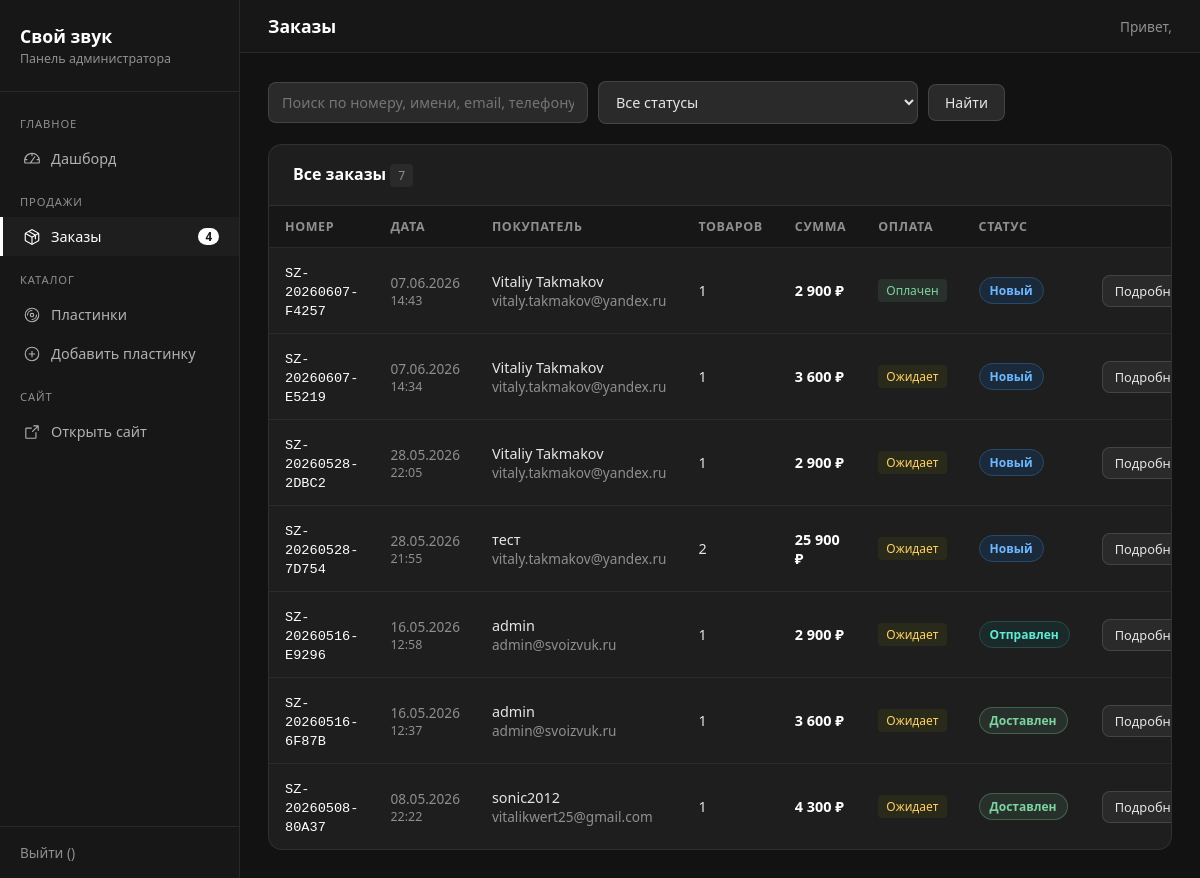
Before: /admin/orders/index.php (signed in) with the older database file.
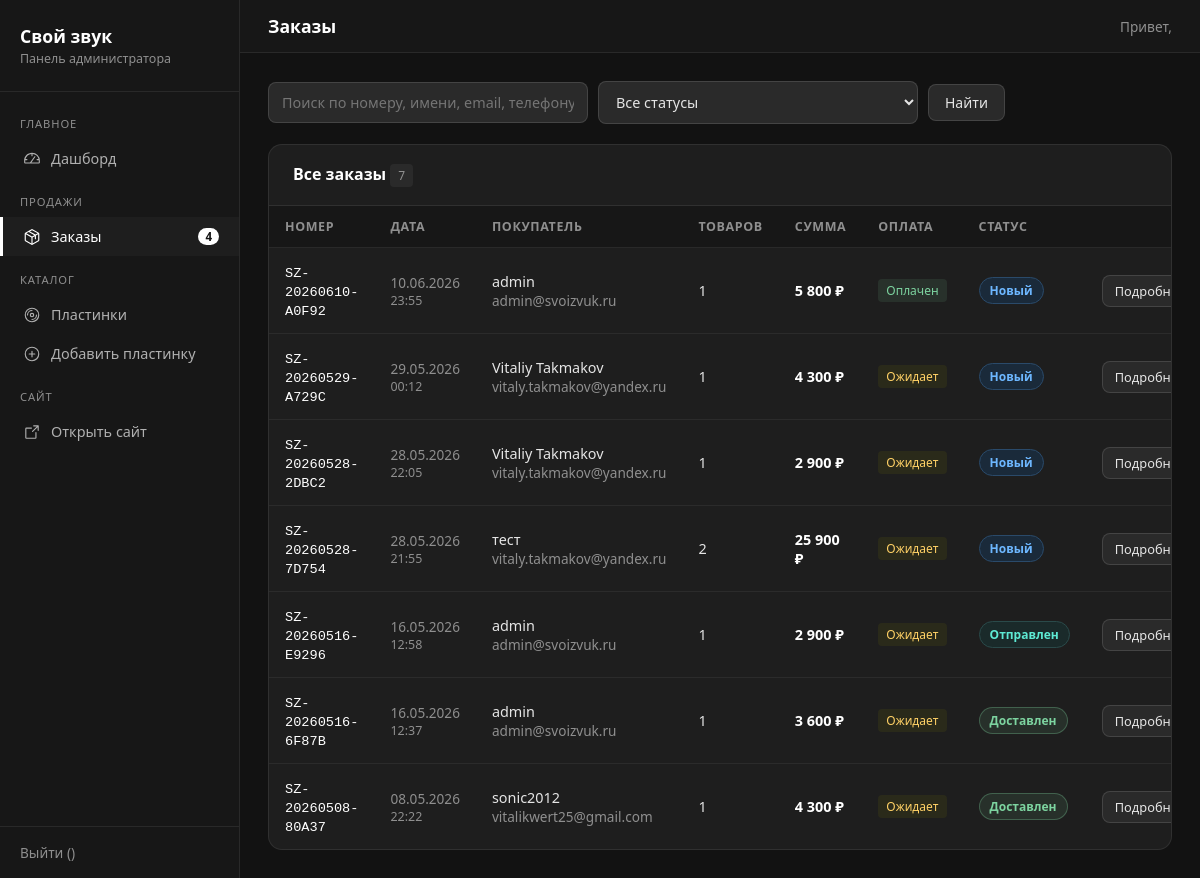
After: the same page with the newer database file.
### tables this page shows
CREATE TABLE `orders` (
  `order_id` int NOT NULL AUTO_INCREMENT,
  `order_number` varchar(40) NOT NULL,
  `user_id` int DEFAULT NULL,
  `customer_name` varchar(150) NOT NULL,
  `customer_email` varchar(255) NOT NULL,
  `customer_phone` varchar(40) NOT NULL,
  `delivery_method` enum('courier','post','pickup') NOT NULL DEFAULT 'courier',
  `delivery_city` varchar(150) DEFAULT NULL,
  `delivery_zip` varchar(20) DEFAULT NULL,
  `delivery_address` varchar(500) DEFAULT NULL,
  `delivery_cost` decimal(10,2) NOT NULL DEFAULT '0.00',
  `comment` text,
  `payment_method` enum('card','sbp','cash') NOT NULL DEFAULT 'card',
  `payment_card_last4` varchar(4) DEFAULT NULL,
  `payment_status` enum('pending','paid','failed') NOT NULL DEFAULT 'pending',
  `subtotal` decimal(10,2) NOT NULL DEFAULT '0.00',
  `total` decimal(10,2) NOT NULL DEFAULT '0.00',
  `status` enum('new','processing','shipped','delivered','cancelled') NOT NULL DEFAULT 'new',
  `created_at` datetime NOT NULL DEFAULT CURRENT_TIMESTAMP,
  `updated_at` datetime NOT NULL DEFAULT CURRENT_TIMESTAMP ON UPDATE CURRENT_TIMESTAMP,
  PRIMARY KEY (`order_id`),
  UNIQUE KEY `order_number` (`order_number`),
  KEY `idx_orders_status` (`status`),
  KEY `idx_orders_created` (`created_at`),
  KEY `idx_orders_user` (`user_id`)
);

### admin/orders/index.php (the view, shortened to what this page needs)
<?php
$link = get_db();
$search       = trim($_GET['q']      ?? '');
$per_page = 20;
$page_num = max(1, (int)($_GET['page'] ?? 1));
$offset   = ($page_num - 1) * $per_page;
$conditions = [];
$params     = [];
$types      = '';
$where_sql = $conditions ? 'WHERE ' . implode(' AND ', $conditions) : '';
$count_sql = "SELECT COUNT(*) AS cnt FROM orders o $where_sql";
$count_stmt = mysqli_prepare($link, $count_sql);
mysqli_stmt_execute($count_stmt);
$total_rows  = (int)mysqli_fetch_assoc(mysqli_stmt_get_result($count_stmt))['cnt'];
$list_sql = "SELECT o.*, (SELECT COUNT(*) FROM order_items i WHERE i.order_id = o.order_id) AS items_count
             FROM orders o $where_sql
             ORDER BY o.created_at DESC
             LIMIT ? OFFSET ?";
$list_stmt = mysqli_prepare($link, $list_sql);
$list_params = $params;
$list_types  = $types . 'ii';
$list_params[] = $per_page;
$list_params[] = $offset;
mysqli_stmt_bind_param($list_stmt, $list_types, ...$list_params);
mysqli_stmt_execute($list_stmt);
$orders = mysqli_fetch_all(mysqli_stmt_get_result($list_stmt), MYSQLI_ASSOC);
$status_labels = [
    'new'        => 'Новый',
    'processing' => 'В обработке',
    'shipped'    => 'Отправлен',
    'delivered'  => 'Доставлен',
    'cancelled'  => 'Отменён',
];
$payment_labels = [
    'pending' => 'Ожидает',
    'paid'    => 'Оплачен',
    'failed'  => 'Ошибка',
];
require_once __DIR__ . '/../includes/header.php';
?>
<form method="GET" class="search-bar">
    <input type="text" name="q" placeholder="Поиск по номеру, имени, email, телефону..."
           value="<?= htmlspecialchars($search) ?>">
    <select name="status">
        <option value="">Все статусы</option>
    </select>
    <button type="submit" class="btn btn-edit">Найти</button>
</form>
<div class="card">
    <div class="card-header">
        <h3>Все заказы <span class="badge badge-gray"><?= $total_rows ?></span></h3>
    </div>
    <table>
        <thead>
            <tr>
                <th>Номер</th>
                <th>Дата</th>
                <th>Покупатель</th>
                <th>Товаров</th>
                <th>Сумма</th>
                <th>Оплата</th>
                <th>Статус</th>
                <th></th>
            </tr>
        </thead>
        <tbody>
            <?php foreach ($orders as $o): ?>
            <tr>
                <td>
                    <a href="view.php?id=<?= (int)$o['order_id'] ?>"
                       class="link-plain u-white u-mono">
                        <?= htmlspecialchars($o['order_number']) ?>
                    </a>
                </td>
                <td class="u-muted u-sm">
                    <?= date('d.m.Y', strtotime($o['created_at'])) ?>
                    <div class="u-muted u-xs">
                        <?= date('H:i', strtotime($o['created_at'])) ?>
                    </div>
                </td>
                <td>
                    <div><?= htmlspecialchars($o['customer_name']) ?></div>
                    <div class="u-muted u-sm"><?= htmlspecialchars($o['customer_email']) ?></div>
                </td>
                <td><?= (int)$o['items_count'] ?></td>
                <td class="u-strong"><?= number_format($o['total'], 0, '', ' ') ?> ₽</td>
                <td>
                    <span class="badge badge-pay-<?= htmlspecialchars($o['payment_status']) ?>">
                        <?= htmlspecialchars($payment_labels[$o['payment_status']] ?? $o['payment_status']) ?>
                    </span>
                </td>
                <td>
                    <span class="badge badge-status badge-status-<?= htmlspecialchars($o['status']) ?>">
                        <?= htmlspecialchars($status_labels[$o['status']] ?? $o['status']) ?>
                    </span>
                </td>
                <td>
                    <a href="view.php?id=<?= (int)$o['order_id'] ?>" class="btn btn-edit btn-sm">Подробнее</a>
                </td>
            </tr>
            <?php endforeach; ?>
        </tbody>
    </table>
</div>
<?php require_once __DIR__ . '/../includes/footer.php'; ?>

Changed rows visible on the page:
changed orders "Оплачен": order_number "SZ-20260607-F4257" → "SZ-20260610-A0F92"; created_at "07.06.2026" → "10.06.2026"; created_at "14:43" → "23:55"; customer_name "Vitaliy Takmakov" → "admin"; customer_email "vitaly.takmakov@yandex.ru" → "admin@svoizvuk.ru"; total "2 900" → "5 800"
changed orders (number 2 of 7 on the later page): order_number "SZ-20260607-E5219" → "SZ-20260529-A729C"; created_at "07.06.2026" → "29.05.2026"; created_at "14:34" → "00:12"; total "3 600" → "4 300"
